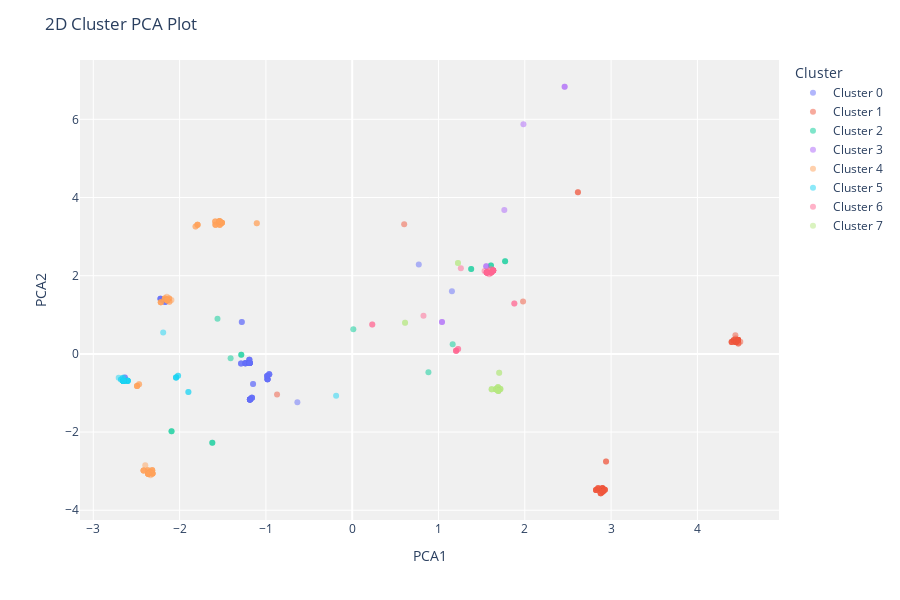

Notebook source saved alongside this figure:
### Markdown cell above
## 2D Cluster Plot

### Code cell
c.plot_model(clusterer, 'cluster')

### Figure 1 — Plotly figure (JSON) as saved in the notebook; plotly's stock layout.template omitted (floating-point values rounded to 4 significant figures)
{"data": [{"customdata": [["Male"], ["Male"], ["Male"], ["Male"], ["Male"], ["Male"], ["Male"], ["Male"], ["Male"], ["Male"], ["Male"], ["Male"], ["Male"], ["Male"], ["Male"], ["Male"], ["Male"], ["Male"], ["Male"], ["Male"], ["Male"], ["Male"], ["Male"], ["Male"], ["Male"], ["Male"], ["Male"], ["Male"], ["Male"], ["Male"], ["Male"], ["Male"], ["Male"], ["Male"], ["Male"], ["Male"], ["Male"], ["Male"], ["Male"], ["Male"], ["Male"], ["Male"], ["Male"], ["Female"], ["Male"], ["Male"], ["Male"], ["Male"], ["Male"], ["Male"], ["Male"], ["Male"], ["Male"], ["Male"], ["Male"], ["Male"], ["Male"], ["Male"], ["Male"], ["Male"], ["Male"], ["Male"], ["Male"], ["Male"], ["Male"], ["Male"], ["Male"], ["Male"], ["Male"], ["Male"], ["Male"], ["Male"], ["Male"], ["Male"]], "hovertemplate": "Cluster=Cluster 0<br>PCA1=%{x}<br>PCA2=%{y}<br>Feature=%{customdata[0]}<extra></extra>", "legendgroup": "Cluster 0", "marker": {"color": "#636efa", "opacity": 0.5, "symbol": "circle"}, "mode": "markers", "name": "Cluster 0", "orientation": "v", "showlegend": true, "textposition": "top center", "type": "scatter", "x": [-1.191, -0.9811, -2.634, -2.634, -0.9811, -0.9811, -2.168, -1.185, -0.9811, -0.9811, -2.168, -0.9811, -0.9614, -0.9614, -0.9614, -2.168, 0.7718, -1.279, -1.185, -1.185, -1.185, -1.185, -1.191, -1.185, -1.185, -1.185, -1.162, -1.279, -1.185, -1.162, -1.162, -1.162, -1.162, -0.6351, -0.9846, -1.185, -0.9846, -0.9846, -1.238, -1.188, -1.238, -1.238, -2.221, 1.156, -2.221, -2.221, -2.221, -1.238, -1.238, -1.191, -1.238, -1.238, -1.191, -1.188, -1.188, -1.188, -1.188, -1.288, -0.9846, -1.288, -0.9614, -1.288, -1.149, -1.149, -0.9846, -1.188, -1.188, -2.194, -1.188, -1.188, -1.188, -1.188, -2.194, -1.185], "xaxis": "x", "y": [-0.1483, -0.652, -0.6062, -0.6062, -0.652, -0.652, 1.328, -1.169, -0.652, -0.652, 1.328, -0.652, -0.5209, -0.5209, -0.5209, 1.328, 2.283, 0.8132, -1.169, -1.169, -1.169, -1.169, -0.1483, -1.169, -1.169, -1.169, -1.124, 0.8132, -1.169, -1.124, -1.124, -1.124, -1.124, -1.238, -0.5662, -1.169, -0.5662, -0.5662, -0.2388, -0.2341, -0.2388, -0.2388, 1.409, 1.6, 1.409, 1.409, 1.409, -0.2388, -0.2388, -0.1483, -0.2388, -0.2388, -0.1483, -0.2341, -0.2341, -0.2341, -0.2341, -0.2435, -0.5662, -0.2435, -0.5209, -0.2435, -0.7686, -0.7686, -0.5662, -0.2341, -0.2341, 1.369, -0.2341, -0.2341, -0.2341, -0.2341, 1.369, -1.169], "yaxis": "y"}, {"customdata": [["Female"], ["Male"], ["Female"], ["Female"], ["Female"], ["Female"], ["Female"], ["Female"], ["Female"], ["Female"], ["Female"], ["Female"], ["Female"], ["Female"], ["Female"], ["Female"], ["Female"], ["Female"], ["Female"], ["Female"], ["Female"], ["Female"], ["Female"], ["Female"], ["Female"], ["Female"], ["Female"], ["Female"], ["Female"], ["Female"], ["Female"], ["Female"], ["Female"], ["Female"], ["Female"], ["Female"], ["Female"], ["Female"], ["Female"], ["Female"], ["Female"], ["Female"], ["Female"], ["Female"], ["Female"], ["Female"], ["Female"], ["Female"], ["Female"], ["Female"], ["Female"], ["Female"], ["Female"], ["Female"], ["Female"], ["Female"], ["Female"], ["Female"], ["Female"], ["Female"], ["Female"], ["Female"], ["Female"], ["Female"], ["Female"], ["Female"], ["Female"], ["Female"], ["Female"], ["Female"]], "hovertemplate": "Cluster=Cluster 1<br>PCA1=%{x}<br>PCA2=%{y}<br>Feature=%{customdata[0]}<extra></extra>", "legendgroup": "Cluster 1", "marker": {"color": "#EF553B", "opacity": 0.5, "symbol": "circle"}, "mode": "markers", "name": "Cluster 1", "orientation": "v", "showlegend": true, "textposition": "top center", "type": "scatter", "x": [2.903, 0.6025, 4.398, 2.827, 2.827, 2.827, 2.827, 2.827, 2.85, 2.85, 2.85, 2.9, 2.9, 2.9, 2.9, 2.9, 2.85, 2.9, 2.903, 2.88, 2.88, 2.88, 2.88, 2.926, 2.926, 2.903, 2.926, 2.903, 2.903, 2.926, 2.903, 2.926, 4.44, 2.941, 4.474, 4.444, 4.421, 4.421, 4.421, 4.398, 4.398, 4.398, 4.447, 4.471, 4.447, 4.471, 4.471, 4.471, 2.941, 4.471, 4.471, 4.471, 4.447, 4.471, 4.447, 4.447, 4.471, 4.447, 4.471, 4.447, 4.447, 4.497, 4.474, 4.471, 4.421, 2.903, -0.8708, 1.98, 2.616, 2.616], "xaxis": "x", "y": [-3.52, 3.313, 0.3024, -3.484, -3.484, -3.484, -3.484, -3.484, -3.439, -3.439, -3.439, -3.434, -3.434, -3.434, -3.434, -3.434, -3.439, -3.434, -3.52, -3.565, -3.565, -3.565, -3.565, -3.475, -3.475, -3.52, -3.475, -3.52, -3.52, -3.475, -3.52, -3.475, 0.4787, -2.751, 0.2665, 0.3929, 0.3477, 0.3477, 0.3477, 0.3024, 0.3024, 0.3024, 0.3071, 0.3523, 0.3071, 0.3523, 0.3523, 0.3523, -2.751, 0.3523, 0.3523, 0.3523, 0.3071, 0.3523, 0.3071, 0.3071, 0.3523, 0.3071, 0.3523, 0.3071, 0.3071, 0.3118, 0.2665, 0.3523, 0.3477, -3.52, -1.038, 1.337, 4.136, 4.136], "yaxis": "y"}, {"customdata": [["Female"], ["Male"], ["Female"], ["Male"], ["Female"], ["Female"], ["Female"], ["Female"], ["Female"], ["Female"], ["Female"], ["Female"], ["Female"], ["Female"], ["Female"], ["Female"], ["Female"]], "hovertemplate": "Cluster=Cluster 2<br>PCA1=%{x}<br>PCA2=%{y}<br>Feature=%{customdata[0]}<extra></extra>", "legendgroup": "Cluster 2", "marker": {"color": "#00cc96", "opacity": 0.5, "symbol": "circle"}, "mode": "markers", "name": "Cluster 2", "orientation": "v", "showlegend": true, "textposition": "top center", "type": "scatter", "x": [-1.621, -1.409, 0.8834, -1.561, 1.608, 1.608, 1.772, 1.772, -1.621, 1.379, 1.379, -1.285, -1.285, 1.164, -2.093, 0.01329, -2.093], "xaxis": "x", "y": [-2.271, -0.1126, -0.4678, 0.8993, 2.259, 2.259, 2.372, 2.372, -2.271, 2.173, 2.173, -0.02235, -0.02235, 0.2486, -1.978, 0.6293, -1.978], "yaxis": "y"}, {"customdata": [["Male"], ["Male"], ["Male"], ["Male"], ["Male"], ["Male"], ["Male"], ["Male"]], "hovertemplate": "Cluster=Cluster 3<br>PCA1=%{x}<br>PCA2=%{y}<br>Feature=%{customdata[0]}<extra></extra>", "legendgroup": "Cluster 3", "marker": {"color": "#ab63fa", "opacity": 0.5, "symbol": "circle"}, "mode": "markers", "name": "Cluster 3", "orientation": "v", "showlegend": true, "textposition": "top center", "type": "scatter", "x": [1.984, 1.041, 2.462, 1.041, 2.462, 1.553, 1.763, 1.553], "xaxis": "x", "y": [5.875, 0.8164, 6.833, 0.8164, 6.833, 2.241, 3.679, 2.241], "yaxis": "y"}, {"customdata": [["Male"], ["Male"], ["Male"], ["Male"], ["Male"], ["Male"], ["Female"], ["Male"], ["Male"], ["Male"], ["Male"], ["Male"], ["Male"], ["Male"], ["Male"], ["Male"], ["Male"], ["Male"], ["Male"], ["Male"], ["Male"], ["Female"], ["Male"], ["Male"], ["Male"], ["Male"], ["Male"], ["Male"], ["Male"], ["Male"], ["Male"], ["Male"], ["Female"], ["Male"], ["Female"], ["Female"], ["Female"], ["Male"], ["Male"], ["Male"], ["Male"], ["Male"], ["Female"], ["Male"], ["Male"], ["Male"], ["Female"], ["Female"], ["Female"], ["Male"], ["Female"], ["Male"], ["Female"], ["Female"], ["Male"], ["Female"], ["Female"], ["Female"], ["Female"], ["Female"], ["Female"], ["Female"], ["Female"], ["Female"], ["Female"], ["Female"], ["Female"], ["Female"], ["Female"], ["Female"], ["Male"], ["Male"], ["Male"], ["Male"], ["Male"], ["Female"], ["Male"], ["Male"], ["Male"], ["Male"], ["Male"], ["Male"], ["Male"], ["Male"], ["Male"], ["Male"], ["Male"], ["Male"], ["Male"], ["Male"], ["Female"], ["Female"], ["Female"], ["Male"]], "hovertemplate": "Cluster=Cluster 4<br>PCA1=%{x}<br>PCA2=%{y}<br>Feature=%{customdata[0]}<extra></extra>", "legendgroup": "Cluster 4", "marker": {"color": "#FFA15A", "opacity": 0.5, "symbol": "circle"}, "mode": "markers", "name": "Cluster 4", "orientation": "v", "showlegend": true, "textposition": "top center", "type": "scatter", "x": [-2.217, -1.792, -1.587, -1.792, -1.584, -1.792, -2.398, -1.815, -1.584, -1.584, -1.815, -1.537, -1.511, -1.511, -1.511, -1.511, -1.511, -2.144, -1.537, -1.587, -2.121, -2.337, -2.171, -2.171, -1.511, -2.217, -1.534, -1.534, -2.171, -1.534, -2.217, -2.171, -2.314, -2.148, -2.314, -2.314, -2.314, -2.217, -1.792, -1.584, -1.534, -1.511, -2.318, -2.118, -2.121, -2.121, -2.367, -2.367, -2.367, -1.105, -2.318, -1.105, -2.341, -2.364, -2.144, -2.364, -2.341, -2.364, -2.364, -2.341, -2.341, -2.364, -2.364, -2.318, -2.318, -2.364, -2.341, -2.314, -2.417, -2.417, -2.47, -2.47, -2.493, -2.493, -2.493, -2.314, -2.493, -1.587, -1.537, -2.118, -1.537, -1.537, -2.095, -1.537, -2.144, -2.144, -2.144, -2.144, -2.144, -2.144, -2.417, -2.417, -2.364, -1.537], "xaxis": "x", "y": [1.324, 3.305, 3.387, 3.305, 3.302, 3.305, -2.852, 3.26, 3.302, 3.302, 3.26, 3.392, 3.351, 3.351, 3.351, 3.351, 3.351, 1.373, 3.392, 3.387, 1.419, -3.105, 1.414, 1.414, 3.351, 1.324, 3.306, 3.306, 1.414, 3.306, 1.324, 1.414, -3.059, 1.459, -3.059, -3.059, -3.059, 1.324, 3.305, 3.302, 3.306, 3.351, -2.974, 1.333, 1.419, 1.419, -2.978, -2.978, -2.978, 3.339, -2.974, 3.339, -3.019, -3.064, 1.373, -3.064, -3.019, -3.064, -3.064, -3.019, -3.019, -3.064, -3.064, -2.974, -2.974, -3.064, -3.019, -3.059, -2.983, -2.983, -0.7759, -0.7759, -0.8211, -0.8211, -0.8211, -3.059, -0.8211, 3.387, 3.392, 1.333, 3.392, 3.392, 1.378, 3.392, 1.373, 1.373, 1.373, 1.373, 1.373, 1.373, -2.983, -2.983, -3.064, 3.392], "yaxis": "y"}, {"customdata": [["Male"], ["Female"], ["Female"], ["Female"], ["Female"], ["Female"], ["Female"], ["Male"], ["Male"], ["Female"], ["Female"], ["Female"], ["Female"], ["Female"], ["Female"], ["Female"], ["Female"], ["Female"], ["Female"], ["Female"], ["Female"], ["Female"], ["Female"], ["Female"], ["Female"], ["Female"], ["Female"], ["Female"], ["Female"], ["Female"], ["Female"], ["Female"], ["Female"], ["Female"], ["Female"], ["Female"]], "hovertemplate": "Cluster=Cluster 5<br>PCA1=%{x}<br>PCA2=%{y}<br>Feature=%{customdata[0]}<extra></extra>", "legendgroup": "Cluster 5", "marker": {"color": "#19d3f3", "opacity": 0.5, "symbol": "circle"}, "mode": "markers", "name": "Cluster 5", "orientation": "v", "showlegend": true, "textposition": "top center", "type": "scatter", "x": [-2.19, -2.602, -2.017, -2.041, -2.652, -2.652, -2.652, -1.898, -1.898, -2.705, -2.041, -2.041, -2.656, -2.679, -2.656, -2.602, -2.017, -2.041, -2.652, -2.679, -2.652, -2.602, -2.602, -2.602, -2.652, -0.1864, -2.652, -2.602, -2.652, -2.602, -2.602, -2.652, -2.652, -2.652, -2.652, -2.652], "xaxis": "x", "y": [0.548, -0.6899, -0.5607, -0.606, -0.6945, -0.6945, -0.6945, -0.9762, -0.9762, -0.6134, -0.606, -0.606, -0.6087, -0.654, -0.6087, -0.6899, -0.5607, -0.606, -0.6945, -0.654, -0.6945, -0.6899, -0.6899, -0.6899, -0.6945, -1.069, -0.6945, -0.6899, -0.6945, -0.6899, -0.6899, -0.6945, -0.6945, -0.6945, -0.6945, -0.6945], "yaxis": "y"}, {"customdata": [["Female"], ["Male"], ["Female"], ["Male"], ["Male"], ["Male"], ["Female"], ["Female"], ["Male"], ["Female"], ["Male"], ["Male"], ["Male"], ["Male"], ["Male"], ["Male"], ["Male"], ["Male"], ["Male"], ["Male"], ["Male"], ["Male"], ["Male"], ["Male"], ["Male"], ["Female"], ["Male"], ["Male"], ["Female"], ["Female"], ["Male"], ["Male"], ["Male"], ["Male"], ["Male"], ["Male"], ["Male"], ["Male"], ["Male"], ["Male"], ["Male"], ["Male"], ["Male"], ["Male"]], "hovertemplate": "Cluster=Cluster 6<br>PCA1=%{x}<br>PCA2=%{y}<br>Feature=%{customdata[0]}<extra></extra>", "legendgroup": "Cluster 6", "marker": {"color": "#FF6692", "opacity": 0.5, "symbol": "circle"}, "mode": "markers", "name": "Cluster 6", "orientation": "v", "showlegend": true, "textposition": "top center", "type": "scatter", "x": [1.204, 1.259, 1.204, 1.534, 0.2324, 0.2324, 1.204, 1.204, 1.587, 1.227, 1.633, 1.633, 1.633, 1.633, 1.633, 1.633, 1.61, 1.61, 1.61, 1.61, 1.633, 1.633, 0.8261, 1.61, 1.633, 1.227, 1.633, 1.56, 1.879, 1.879, 1.607, 1.56, 1.584, 1.56, 1.61, 1.56, 1.56, 1.56, 1.56, 1.56, 1.56, 1.56, 1.56, 1.633], "xaxis": "x", "y": [0.07766, 2.192, 0.07766, 2.121, 0.7527, 0.7527, 0.07766, 0.07766, 2.04, 0.1229, 2.13, 2.13, 2.13, 2.13, 2.13, 2.13, 2.085, 2.085, 2.085, 2.085, 2.13, 2.13, 0.9767, 2.085, 2.13, 0.1229, 2.13, 2.08, 1.289, 1.289, 2.171, 2.08, 2.126, 2.08, 2.085, 2.08, 2.08, 2.08, 2.08, 2.08, 2.08, 2.08, 2.08, 2.13], "yaxis": "y"}, {"customdata": [["Female"], ["Female"], ["Male"], ["Male"], ["Female"], ["Female"], ["Male"], ["Male"], ["Female"], ["Female"], ["Female"], ["Female"], ["Female"], ["Female"], ["Female"], ["Female"], ["Female"], ["Female"], ["Female"], ["Female"], ["Female"], ["Female"], ["Female"], ["Female"], ["Female"], ["Female"], ["Female"], ["Female"], ["Female"], ["Female"], ["Female"]], "hovertemplate": "Cluster=Cluster 7<br>PCA1=%{x}<br>PCA2=%{y}<br>Feature=%{customdata[0]}<extra></extra>", "legendgroup": "Cluster 7", "marker": {"color": "#B6E880", "opacity": 0.5, "symbol": "circle"}, "mode": "markers", "name": "Cluster 7", "orientation": "v", "showlegend": true, "textposition": "top center", "type": "scatter", "x": [1.693, 1.693, 1.226, 1.226, 1.617, 1.617, 0.6125, 0.6125, 1.666, 1.666, 1.666, 1.666, 1.666, 1.666, 1.666, 1.69, 1.69, 1.69, 1.69, 1.703, 1.703, 1.716, 1.716, 1.716, 1.716, 1.693, 1.693, 1.693, 1.693, 1.693, 1.617], "xaxis": "x", "y": [-0.9423, -0.9423, 2.325, 2.325, -0.9064, -0.9064, 0.797, 0.797, -0.9017, -0.9017, -0.9017, -0.9017, -0.9017, -0.9017, -0.9017, -0.8565, -0.8565, -0.8565, -0.8565, -0.483, -0.483, -0.8971, -0.8971, -0.8971, -0.8971, -0.9423, -0.9423, -0.9423, -0.9423, -0.9423, -0.9064], "yaxis": "y"}], "layout": {"height": 600, "legend": {"title": {"text": "Cluster"}, "tracegroupgap": 0}, "margin": {"t": 60}, "plot_bgcolor": "rgb(240,240,240)", "title": {"text": "2D Cluster PCA Plot"}, "xaxis": {"anchor": "y", "domain": [0, 1], "title": {"text": "PCA1"}}, "yaxis": {"anchor": "x", "domain": [0, 1], "title": {"text": "PCA2"}}}}
